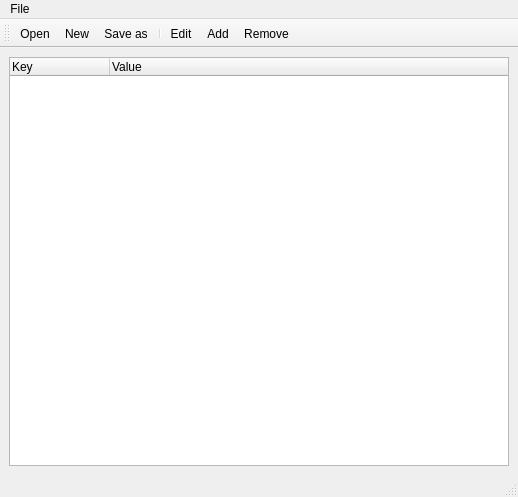
<?xml version="1.0" encoding="UTF-8"?>
<ui version="4.0">
 <class>MainWindow</class>
 <widget class="QMainWindow" name="MainWindow">
  <property name="geometry">
   <rect>
    <x>0</x>
    <y>0</y>
    <width>518</width>
    <height>497</height>
   </rect>
  </property>
  <property name="windowTitle">
   <string>MainWindow</string>
  </property>
  <widget class="QWidget" name="centralwidget">
   <layout class="QVBoxLayout" name="verticalLayout">
    <item>
     <widget class="QTreeWidget" name="treeWidget">
      <column>
       <property name="text">
        <string>Key</string>
       </property>
      </column>
      <column>
       <property name="text">
        <string>Value</string>
       </property>
      </column>
     </widget>
    </item>
   </layout>
  </widget>
  <widget class="QMenuBar" name="menubar">
   <property name="geometry">
    <rect>
     <x>0</x>
     <y>0</y>
     <width>518</width>
     <height>22</height>
    </rect>
   </property>
   <widget class="QMenu" name="menuFile">
    <property name="title">
     <string>File</string>
    </property>
    <addaction name="separator"/>
    <addaction name="actionNew"/>
    <addaction name="actionOpen"/>
    <addaction name="actionLoad"/>
    <addaction name="actionSave"/>
    <addaction name="actionSave_as"/>
    <addaction name="actionEdit"/>
    <addaction name="actionRemove"/>
    <addaction name="actionAdd"/>
   </widget>
   <addaction name="menuFile"/>
  </widget>
  <widget class="QStatusBar" name="statusbar"/>
  <widget class="QToolBar" name="toolBar">
   <property name="windowTitle">
    <string>toolBar</string>
   </property>
   <attribute name="toolBarArea">
    <enum>TopToolBarArea</enum>
   </attribute>
   <attribute name="toolBarBreak">
    <bool>false</bool>
   </attribute>
   <addaction name="actionOpen"/>
   <addaction name="actionNew"/>
   <addaction name="actionSave_as"/>
   <addaction name="separator"/>
   <addaction name="actionEdit"/>
   <addaction name="actionAdd"/>
   <addaction name="actionRemove"/>
  </widget>
  <action name="actionNew">
   <property name="text">
    <string>New...</string>
   </property>
  </action>
  <action name="actionOpen">
   <property name="text">
    <string>Open...</string>
   </property>
  </action>
  <action name="actionLoad">
   <property name="text">
    <string>Load...</string>
   </property>
  </action>
  <action name="actionSave">
   <property name="text">
    <string>Save</string>
   </property>
  </action>
  <action name="actionSave_as">
   <property name="text">
    <string>Save as</string>
   </property>
  </action>
  <action name="actionEdit">
   <property name="text">
    <string>Edit</string>
   </property>
  </action>
  <action name="actionRemove">
   <property name="text">
    <string>Remove</string>
   </property>
  </action>
  <action name="actionAdd">
   <property name="text">
    <string>Add</string>
   </property>
  </action>
 </widget>
 <resources/>
 <connections/>
</ui>
